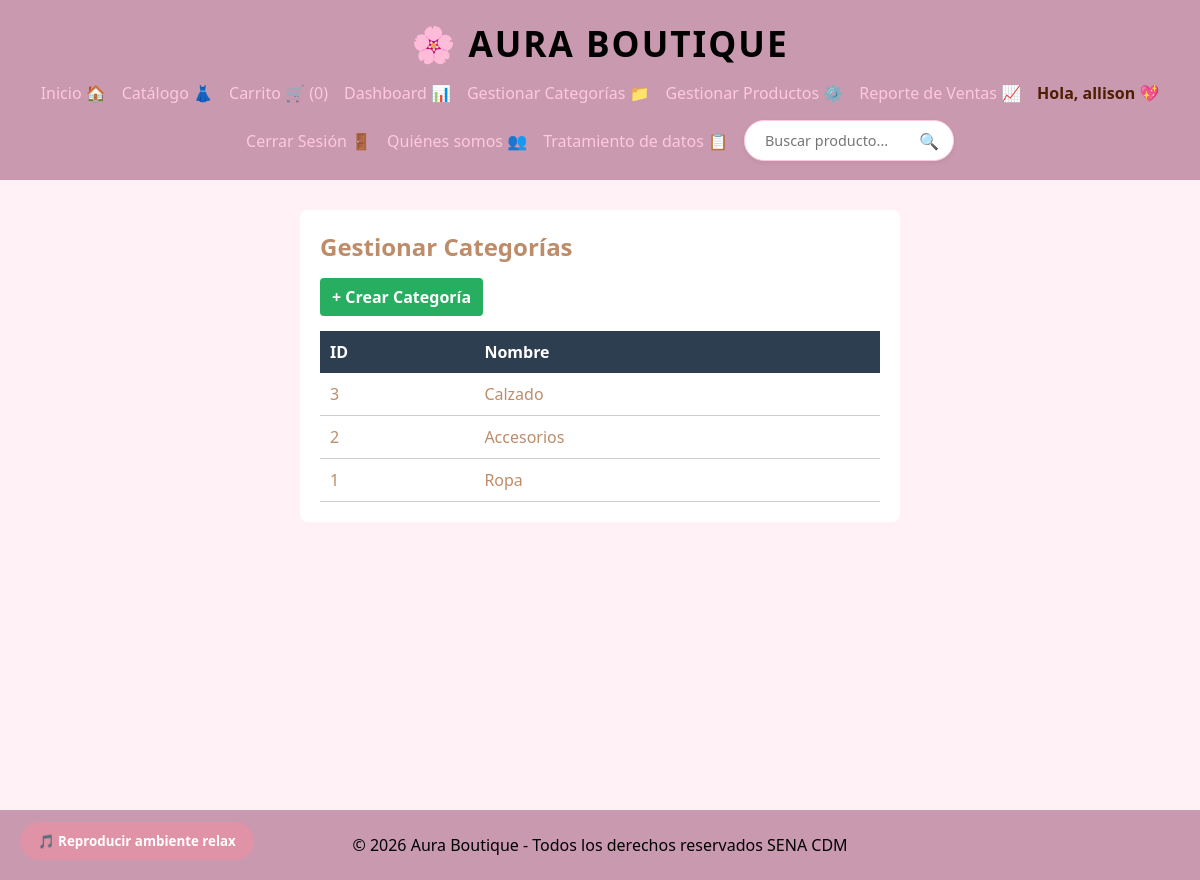
Before: /categoria/index (signed in) with the older database file.
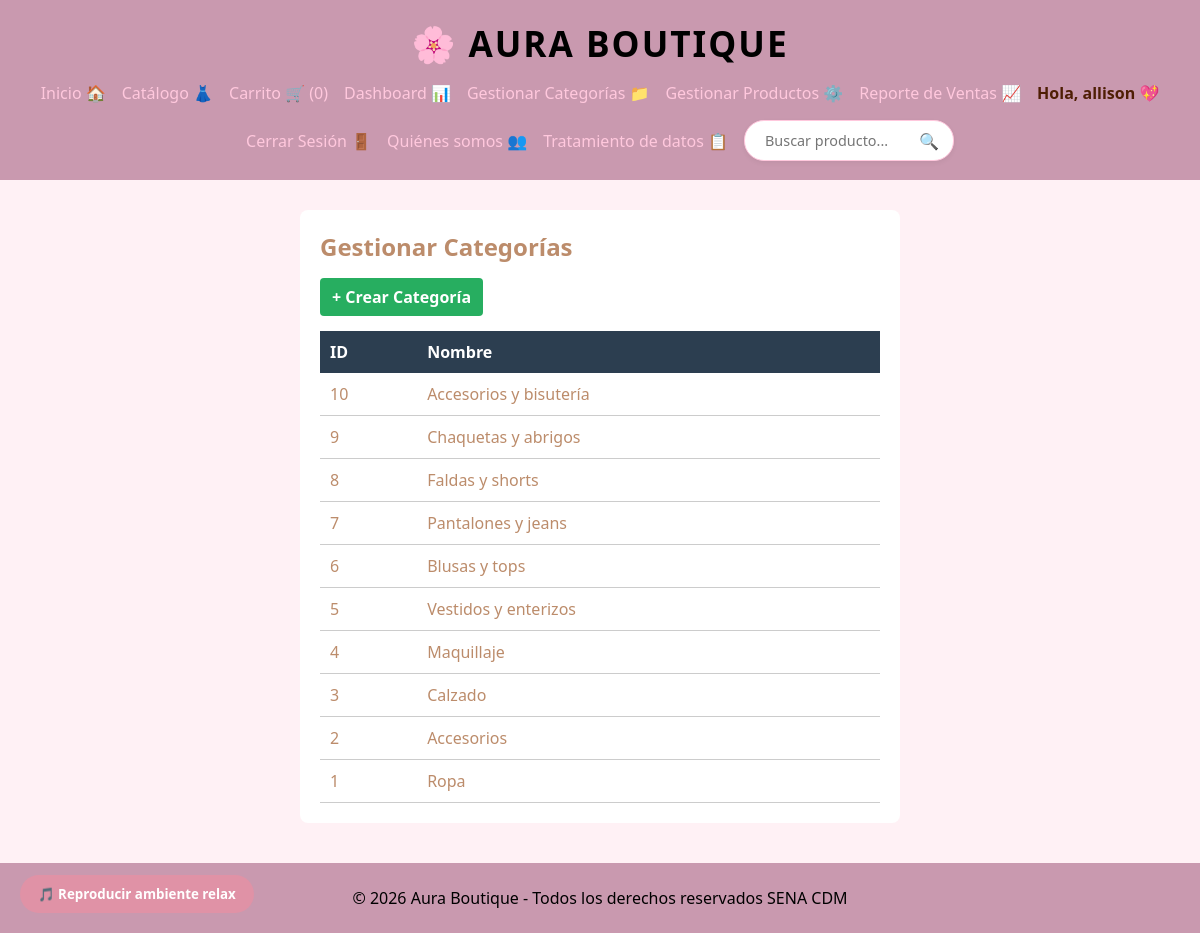
After: the same page with the newer database file.
### tables this page shows
CREATE TABLE `categorias` (
  `id_categoria` int(10) UNSIGNED NOT NULL,
  `nombre` varchar(100) NOT NULL,
  `descripcion` varchar(255) DEFAULT NULL,
  `estado` enum('activo','inactivo') NOT NULL DEFAULT 'activo',
  `fecha_creacion` timestamp NOT NULL DEFAULT current_timestamp()
);

### config/db.php (called while the page is built)
<?php
class Database {
    public static function connect() {
        $db = new mysqli('localhost', 'root', '', 'aura_boutique');
        $db->query("SET NAMES 'utf8'");
        return $db;
    }
}

### models/categoria.php (called while the page is built, shortened)
<?php
require_once 'config/db.php';
class Categoria {
    private $db;
    public function __construct() {
        $this->db = Database::connect();
    }
    public function getAll() {
        $categorias = $this->db->query("SELECT * FROM categorias ORDER BY id_categoria DESC;");
        return $categorias;
    }
}

### views/categoria/index.php (the view)
<div style="max-width: 600px; margin: 0 auto; background: white; padding: 20px; border-radius: 8px;">
    <h2 style="margin-bottom: 15px;">Gestionar Categorías</h2>
    <a href="<?=base_url?>categoria/crear" style="display: inline-block; background: #27ae60; color: white; padding: 8px 12px; text-decoration: none; border-radius: 4px; margin-bottom: 15px; font-weight: bold;">+ Crear Categoría</a>
    <table style="width: 100%; border-collapse: collapse;">
        <thead>
            <tr style="background: #2c3e50; color: white;">
                <th style="padding: 10px; text-align: left;">ID</th>
                <th style="padding: 10px; text-align: left;">Nombre</th>
            </tr>
        </thead>
        <tbody>
            <?php while($cat = $categorias->fetch_object()): ?>
                <tr style="border-bottom: 1px solid #ccc;">
                    <td style="padding: 10px;"><?= $cat->id_categoria ?></td>
                    <td style="padding: 10px;"><?= $cat->nombre ?></td>
                </tr>
            <?php endwhile; ?>
        </tbody>
    </table>
</div>

Changed rows visible on the page:
added categorias: id_categoria "10", nombre "Accesorios y bisutería"
added categorias: id_categoria "9", nombre "Chaquetas y abrigos"
added categorias: id_categoria "8", nombre "Faldas y shorts"
added categorias: id_categoria "7", nombre "Pantalones y jeans"
added categorias: id_categoria "6", nombre "Blusas y tops"
added categorias: id_categoria "5", nombre "Vestidos y enterizos"
added categorias: id_categoria "4", nombre "Maquillaje"
